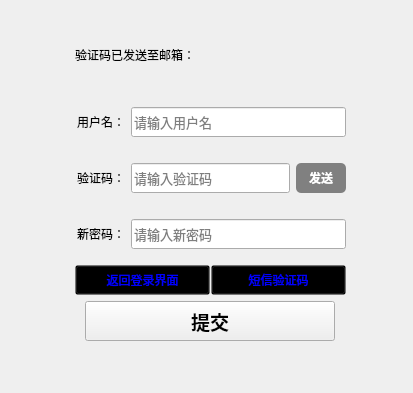
<?xml version="1.0" encoding="UTF-8"?>
<ui version="4.0">
 <class>EmailRetrievalWindow</class>
 <widget class="QDialog" name="EmailRetrievalWindow">
  <property name="geometry">
   <rect>
    <x>0</x>
    <y>0</y>
    <width>413</width>
    <height>393</height>
   </rect>
  </property>
  <property name="windowTitle">
   <string>邮箱验证码修改密码</string>
  </property>
  <property name="windowIcon">
   <iconset>
    <normaloff>icon.png</normaloff>icon.png</iconset>
  </property>
  <widget class="QWidget" name="verticalLayoutWidget">
   <property name="geometry">
    <rect>
     <x>70</x>
     <y>20</y>
     <width>281</width>
     <height>321</height>
    </rect>
   </property>
   <layout class="QVBoxLayout" name="verticalLayout_2" stretch="4,4,4,4,2,4">
    <property name="spacing">
     <number>6</number>
    </property>
    <property name="sizeConstraint">
     <enum>QLayout::SetDefaultConstraint</enum>
    </property>
    <property name="leftMargin">
     <number>5</number>
    </property>
    <property name="rightMargin">
     <number>5</number>
    </property>
    <item>
     <layout class="QHBoxLayout" name="horizontalLayout_2">
      <property name="topMargin">
       <number>10</number>
      </property>
      <property name="bottomMargin">
       <number>10</number>
      </property>
      <item>
       <widget class="QLabel" name="tip_label">
        <property name="enabled">
         <bool>true</bool>
        </property>
        <property name="minimumSize">
         <size>
          <width>50</width>
          <height>0</height>
         </size>
        </property>
        <property name="maximumSize">
         <size>
          <width>16777215</width>
          <height>40</height>
         </size>
        </property>
        <property name="styleSheet">
         <string notr="true"/>
        </property>
        <property name="text">
         <string>验证码已发送至邮箱：</string>
        </property>
       </widget>
      </item>
      <item>
       <widget class="QLabel" name="tip_email_label">
        <property name="text">
         <string/>
        </property>
       </widget>
      </item>
     </layout>
    </item>
    <item>
     <layout class="QHBoxLayout" name="horizontalLayout_9">
      <property name="sizeConstraint">
       <enum>QLayout::SetMinimumSize</enum>
      </property>
      <property name="topMargin">
       <number>10</number>
      </property>
      <property name="bottomMargin">
       <number>10</number>
      </property>
      <item>
       <widget class="QLabel" name="username_label">
        <property name="minimumSize">
         <size>
          <width>50</width>
          <height>0</height>
         </size>
        </property>
        <property name="maximumSize">
         <size>
          <width>16777215</width>
          <height>40</height>
         </size>
        </property>
        <property name="text">
         <string>用户名：</string>
        </property>
        <property name="alignment">
         <set>Qt::AlignRight|Qt::AlignTrailing|Qt::AlignVCenter</set>
        </property>
       </widget>
      </item>
      <item>
       <widget class="QLineEdit" name="username_text">
        <property name="maximumSize">
         <size>
          <width>16777215</width>
          <height>30</height>
         </size>
        </property>
        <property name="font">
         <font>
          <family>Times New Roman</family>
          <pointsize>10</pointsize>
         </font>
        </property>
        <property name="inputMethodHints">
         <set>Qt::ImhNone</set>
        </property>
        <property name="inputMask">
         <string/>
        </property>
        <property name="echoMode">
         <enum>QLineEdit::Normal</enum>
        </property>
        <property name="placeholderText">
         <string>请输入用户名</string>
        </property>
        <property name="cursorMoveStyle">
         <enum>Qt::VisualMoveStyle</enum>
        </property>
       </widget>
      </item>
     </layout>
    </item>
    <item>
     <layout class="QHBoxLayout" name="horizontalLayout_10">
      <property name="sizeConstraint">
       <enum>QLayout::SetMinimumSize</enum>
      </property>
      <property name="topMargin">
       <number>10</number>
      </property>
      <property name="bottomMargin">
       <number>10</number>
      </property>
      <item>
       <widget class="QLabel" name="code_label">
        <property name="minimumSize">
         <size>
          <width>50</width>
          <height>0</height>
         </size>
        </property>
        <property name="maximumSize">
         <size>
          <width>16777215</width>
          <height>40</height>
         </size>
        </property>
        <property name="text">
         <string>验证码：</string>
        </property>
        <property name="alignment">
         <set>Qt::AlignRight|Qt::AlignTrailing|Qt::AlignVCenter</set>
        </property>
       </widget>
      </item>
      <item>
       <widget class="QLineEdit" name="code_text">
        <property name="maximumSize">
         <size>
          <width>16777215</width>
          <height>30</height>
         </size>
        </property>
        <property name="font">
         <font>
          <family>Times New Roman</family>
          <pointsize>10</pointsize>
         </font>
        </property>
        <property name="inputMethodHints">
         <set>Qt::ImhNone</set>
        </property>
        <property name="inputMask">
         <string/>
        </property>
        <property name="echoMode">
         <enum>QLineEdit::Normal</enum>
        </property>
        <property name="placeholderText">
         <string>请输入验证码</string>
        </property>
        <property name="cursorMoveStyle">
         <enum>Qt::VisualMoveStyle</enum>
        </property>
       </widget>
      </item>
      <item>
       <widget class="QPushButton" name="send_code_btn">
        <property name="minimumSize">
         <size>
          <width>50</width>
          <height>0</height>
         </size>
        </property>
        <property name="maximumSize">
         <size>
          <width>50</width>
          <height>30</height>
         </size>
        </property>
        <property name="cursor">
         <cursorShape>PointingHandCursor</cursorShape>
        </property>
        <property name="styleSheet">
         <string notr="true">color:white;
border:solid black 2px;
border-radius: 5px;
font-weight: bold;
background:gray;</string>
        </property>
        <property name="text">
         <string>发送</string>
        </property>
       </widget>
      </item>
     </layout>
    </item>
    <item>
     <layout class="QHBoxLayout" name="horizontalLayout_11">
      <property name="sizeConstraint">
       <enum>QLayout::SetMinimumSize</enum>
      </property>
      <property name="topMargin">
       <number>10</number>
      </property>
      <property name="bottomMargin">
       <number>10</number>
      </property>
      <item>
       <widget class="QLabel" name="password_label">
        <property name="minimumSize">
         <size>
          <width>50</width>
          <height>0</height>
         </size>
        </property>
        <property name="maximumSize">
         <size>
          <width>16777215</width>
          <height>40</height>
         </size>
        </property>
        <property name="text">
         <string>新密码：</string>
        </property>
        <property name="alignment">
         <set>Qt::AlignRight|Qt::AlignTrailing|Qt::AlignVCenter</set>
        </property>
       </widget>
      </item>
      <item>
       <widget class="QLineEdit" name="password_text">
        <property name="maximumSize">
         <size>
          <width>16777215</width>
          <height>30</height>
         </size>
        </property>
        <property name="font">
         <font>
          <family>Times New Roman</family>
          <pointsize>10</pointsize>
         </font>
        </property>
        <property name="inputMethodHints">
         <set>Qt::ImhHiddenText|Qt::ImhNoAutoUppercase|Qt::ImhNoPredictiveText|Qt::ImhSensitiveData</set>
        </property>
        <property name="inputMask">
         <string/>
        </property>
        <property name="echoMode">
         <enum>QLineEdit::Password</enum>
        </property>
        <property name="placeholderText">
         <string>请输入新密码</string>
        </property>
        <property name="cursorMoveStyle">
         <enum>Qt::VisualMoveStyle</enum>
        </property>
       </widget>
      </item>
     </layout>
    </item>
    <item>
     <layout class="QHBoxLayout" name="horizontalLayout_12" stretch="0,0">
      <property name="spacing">
       <number>1</number>
      </property>
      <item>
       <widget class="QPushButton" name="return_login_btn">
        <property name="maximumSize">
         <size>
          <width>200</width>
          <height>30</height>
         </size>
        </property>
        <property name="font">
         <font>
          <family>Algerian</family>
         </font>
        </property>
        <property name="cursor">
         <cursorShape>PointingHandCursor</cursorShape>
        </property>
        <property name="styleSheet">
         <string notr="true">background:transparent;
color:blue;</string>
        </property>
        <property name="text">
         <string>返回登录界面</string>
        </property>
       </widget>
      </item>
      <item>
       <widget class="QPushButton" name="phone_btn">
        <property name="maximumSize">
         <size>
          <width>200</width>
          <height>30</height>
         </size>
        </property>
        <property name="font">
         <font>
          <family>Algerian</family>
         </font>
        </property>
        <property name="cursor">
         <cursorShape>PointingHandCursor</cursorShape>
        </property>
        <property name="styleSheet">
         <string notr="true">background:transparent;
color:blue;</string>
        </property>
        <property name="text">
         <string>短信验证码</string>
        </property>
       </widget>
      </item>
     </layout>
    </item>
    <item>
     <layout class="QHBoxLayout" name="horizontalLayout_13">
      <item>
       <widget class="QPushButton" name="submit_btn">
        <property name="minimumSize">
         <size>
          <width>250</width>
          <height>0</height>
         </size>
        </property>
        <property name="maximumSize">
         <size>
          <width>250</width>
          <height>40</height>
         </size>
        </property>
        <property name="font">
         <font>
          <pointsize>14</pointsize>
          <weight>75</weight>
          <bold>true</bold>
         </font>
        </property>
        <property name="cursor">
         <cursorShape>PointingHandCursor</cursorShape>
        </property>
        <property name="layoutDirection">
         <enum>Qt::LeftToRight</enum>
        </property>
        <property name="styleSheet">
         <string notr="true">color:white;
border:2px;
border-radius:10px;
padding:4px 4px;
font-size:14pt;
font-weight:bold;
background:qlineargradient(x1:0, y1:0, x2:1, y2:0,stop:0 #497BF0,stop:1 #1FB6F6);
hover {
    background-color: qlineargradient(x1:0, y1:0, x2:1, y2:1, stop:0 #60a3f7, stop:1 #3b78e6);
}</string>
        </property>
        <property name="text">
         <string>提交</string>
        </property>
       </widget>
      </item>
     </layout>
    </item>
   </layout>
  </widget>
 </widget>
 <resources/>
 <connections/>
</ui>
